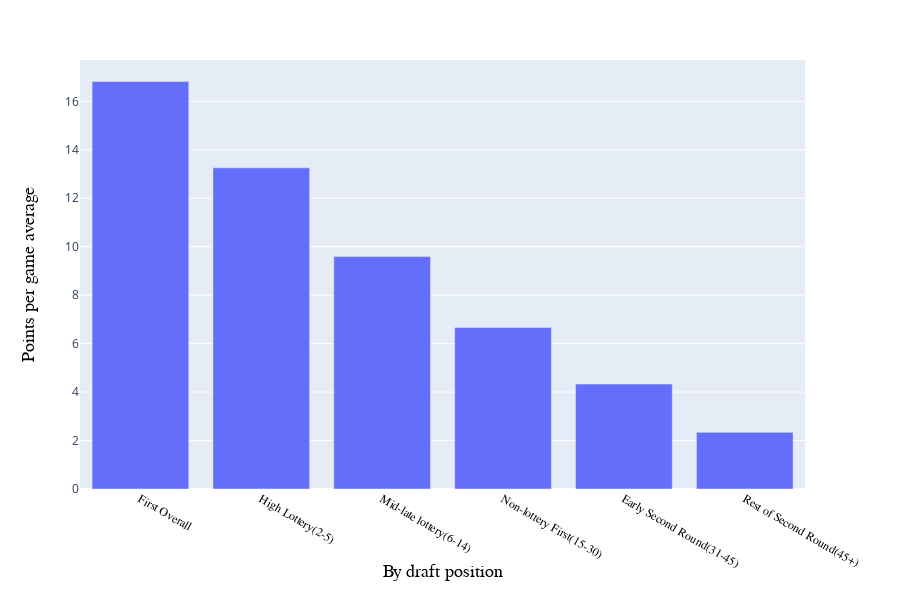

Write notebook code for a chart like this one.
### Markdown cell above
During our exploration of our dataset, we averaged each stat by bucket to have a picture of what the average player in a particular draft bucket might look like.

### Code cell
bucket_names = ["First Overall", "High Lottery(2-5)", "Mid-late lottery(6-14)",
                "Non-lottery First(15-30)", "Early Second Round(31-45)", "Rest of Second Round(45+)"]
avg_points = [bucket1_df["pts_pg"].mean(), bucket2_df["pts_pg"].mean(), bucket3_df["pts_pg"].mean(),
              bucket4_df["pts_pg"].mean(), bucket5_df["pts_pg"].mean(), bucket6_df["pts_pg"].mean()]
temp = pd.DataFrame(list(zip(bucket_names, avg_points)), 
               columns =['Draft \'Bucket\'', 'Points per game average']) 
fig = px.bar(temp, x='Draft \'Bucket\'', y='Points per game average', labels = {"Draft \'Bucket\'": "By draft position"})
fig.update_xaxes(title_font={"size":18, "family": "Georgia", "color":"black"},
                tickfont = {"size":12, "family": "Georgia", "color":"black"})
fig.update_yaxes(title_font={"size":18, "family": "Georgia", "color":"black"})
#fig.show()

### Figure 1 — Plotly figure (JSON) as saved in the notebook; plotly's stock layout.template omitted (floating-point values rounded to 4 significant figures)
{"data": [{"alignmentgroup": "True", "hoverlabel": {"namelength": 0}, "hovertemplate": "By draft position=%{x}<br>Points per game average=%{y}", "legendgroup": "", "marker": {"color": "#636efa"}, "name": "", "offsetgroup": "", "orientation": "v", "showlegend": false, "textposition": "auto", "type": "bar", "x": ["First Overall", "High Lottery(2-5)", "Mid-late lottery(6-14)", "Non-lottery First(15-30)", "Early Second Round(31-45)", "Rest of Second Round(45+)"], "xaxis": "x", "y": [16.82, 13.26, 9.592, 6.671, 4.333, 2.338], "yaxis": "y"}], "layout": {"barmode": "relative", "height": 600, "legend": {"tracegroupgap": 0}, "margin": {"t": 60}, "xaxis": {"anchor": "y", "domain": [0, 0.98], "tickfont": {"color": "black", "family": "Georgia", "size": 12}, "title": {"font": {"color": "black", "family": "Georgia", "size": 18}, "text": "By draft position"}}, "yaxis": {"anchor": "x", "domain": [0, 1], "title": {"font": {"color": "black", "family": "Georgia", "size": 18}, "text": "Points per game average"}}}}
